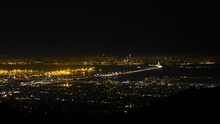
%> input picture cs484_cv/HW1/grizzlypeak.jpg, 220 x 124 px, shrunk from 1984 x 1116 before the run
$ octave hw1_1_2.m   (GNU Octave 9; MATLAB toolbox functions it lacks are replaced by stand-ins)
%> lines starting %> are read from the running program, lines starting %| are printed output that depends on the picture
AA = imread('grizzlypeak.jpg');
%> AA is the input picture: size 124x220x3 uint8; mean R, G, B 19.7, 16.8, 11
[l1,m1,n1] = size(AA);
%> l1 = 124; m1 = 220; n1 = 3
t1_start = clock;

for iter = 1:100
    A = randi([0 255], l1,m1,n1);
    for i=1:l1
        for j=1:m1
            for k=n1
                if A(i,j,k) <= 10
                    A(i,j,k) = 0;
                end
            end
        end
    end
end
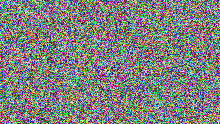
%> A: size 124x220x3 double; mean R, G, B 127.3, 127.3, 126.7

t1_end = clock;
disp(t1_end - t1_start);


t2_start = clock;

for iter = 1:100
    A = randi([0 255], l1,m1,n1);
    B = A<=10;
    A(B) = 0;
end
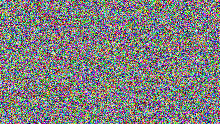
%> A: size 124x220x3 double; mean R, G, B 127.2, 126.8, 126.9

t2_end = clock;
disp(t2_end - t2_start);
